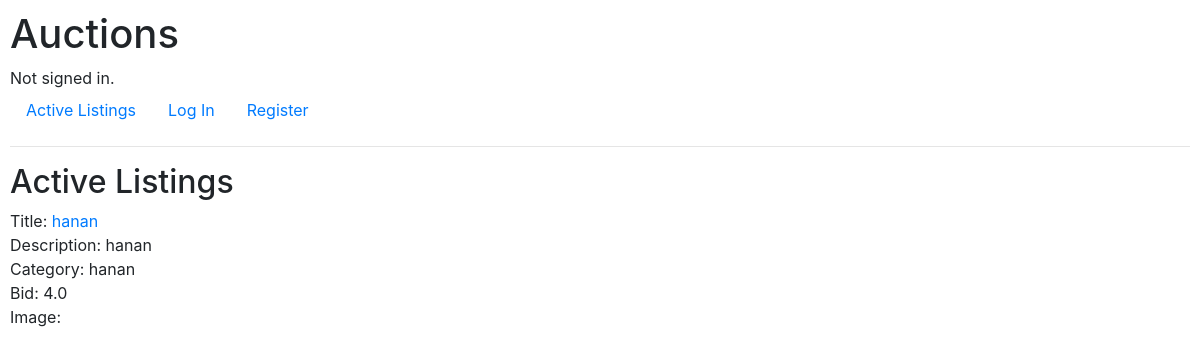
Before: / with the older database file.
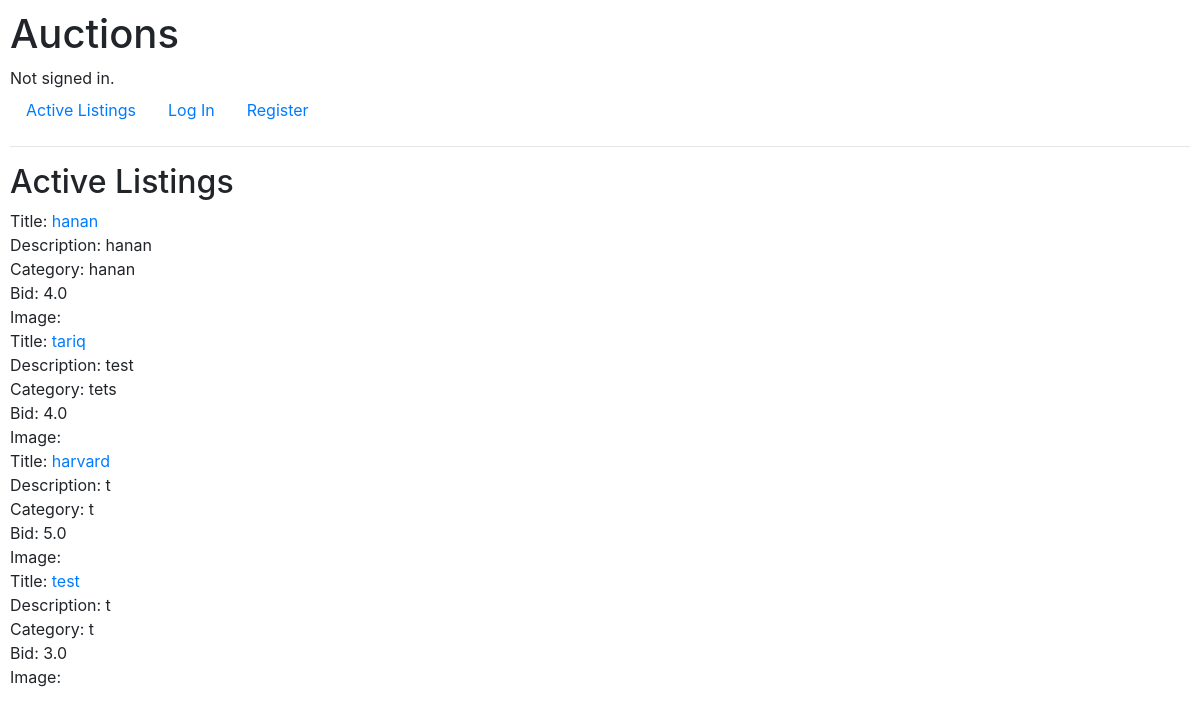
After: the same page with the newer database file.
### auctions/models.py (models this page shows)
class listings(models.Model):
    title = models.CharField(max_length=64)
    description = models.CharField(max_length=1000)
    bid = models.FloatField()
    category = models.CharField(max_length=64)
    image = models.CharField(max_length=1000)

### auctions/views.py (the view)
# urls.py: path("", views.index, name="index"),
def index(request):
    return render(request, "auctions/index.html", {
        "listings": listings.objects.all()
    })

### auctions/templates/auctions/index.html
{% extends "auctions/layout.html" %}
{% block body %}
    <h2>Active Listings</h2>
    {% for listing in listings %}
        <div>
        Title: <a href="{% url 'listing' listing.id %}">{{ listing.title }}</a> <br>
        Description: {{ listing.description }} <br>
        Category: {{ listing.category }} <br>
        Bid: {{ listing.bid }} <br>
        Image: <img src="{{ listing.image }}" alt="" width="500px"> <br>
        </div>
    {% endfor %}
{% endblock %}

### auctions/templates/auctions/layout.html (shortened to what this page needs)
{% load static %}
<!DOCTYPE html>
<html lang="en">
    <head>
        <link rel="stylesheet" href="https://stackpath.bootstrapcdn.com/bootstrap/4.4.1/css/bootstrap.min.css">
        <link href="{% static 'auctions/styles.css' %}" rel="stylesheet">
    </head>
    <body>
        <h1>Auctions</h1>
        <div>
            {% if user.is_authenticated %}
                Signed in as <strong>{{ user.username }}</strong>.
            {% else %}
                Not signed in.
            {% endif %}
        </div>
        <ul class="nav">
            <li class="nav-item">
                <a class="nav-link" href="{% url 'index' %}">Active Listings</a>
            </li>
            {% if user.is_authenticated %}
                <li class="nav-item">
                    <a class="nav-link" href="{% url 'watchlist' %}">Watchlist</a>
                </li>
                <li class="nav-item">
                    <a class="nav-link" href="{% url 'create' %}">Create Listing</a>
                </li>
                <li class="nav-item">
                    <a class="nav-link" href="{% url 'logout' %}">Log Out</a>
                </li>
            {% else %}
                <li class="nav-item">
                    <a class="nav-link" href="{% url 'login' %}">Log In</a>
                </li>
                <li class="nav-item">
                    <a class="nav-link" href="{% url 'register' %}">Register</a>
                </li>
            {% endif %}
        </ul>
        <hr>
        {% block body %}
        {% endblock %}
    </body>
</html>

### auctions/static/auctions/styles.css (style rules this page uses)
body { padding: 10px; }

Changed rows visible on the page:
added listings: title "tariq", description "test", category "tets", bid "4.0"
added listings: title "harvard", description "t", category "t", bid "5.0"
added listings: title "test", description "t", category "t", bid "3.0"
